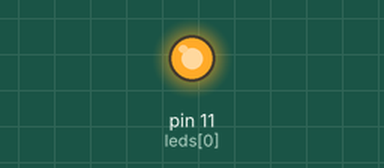
Simulated run of this sketch. Board: Arduino Uno, built with avr-gcc and run on an emulated ATmega328P. On the bench: output pins drawn as LEDs (lit = HIGH).

Above: at 0.5 s.
At 4.0 s:
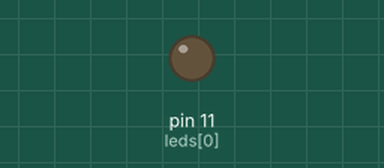
Timing chart, 0 to 10.7 s (numbered marks = the images above):
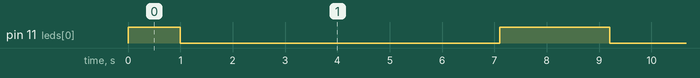

Measured:
- by itself, pin 11 (leds[0]): repeats every 8.2 s: LOW 6.1 s, HIGH 2.1 s

The sketch:

blink_2.ino
```cpp
#include<avr/power.h>
int i;
int n =1;

int leds[3] ={11,12,13};
void setup() {
  // put your setup code here, to run once:
clock_prescale_set(clock_div_1);


pinMode(leds[i] , OUTPUT);

}

void loop() {
  // put your main code here, to run repeatedly:

 i = 0;
while(i<3){
   digitalWrite(leds[i], HIGH);// turn the LED on (HIGH is the voltage level)
  delay(1000);
  digitalWrite(leds[i], LOW);// turn the LED off by making the voltage LOW
  delay(1000);               // wait for a second
   i++;

   }


 i = 2;
  while (i>0){
     digitalWrite(leds[i-n], HIGH);// turn the LED on (HIGH is the voltage level)
  delay(100 );
  digitalWrite(leds[i], LOW);// turn the LED off by making the voltage LOW
  delay(1000);               // wait for a second
   i--;
  }
}
```
